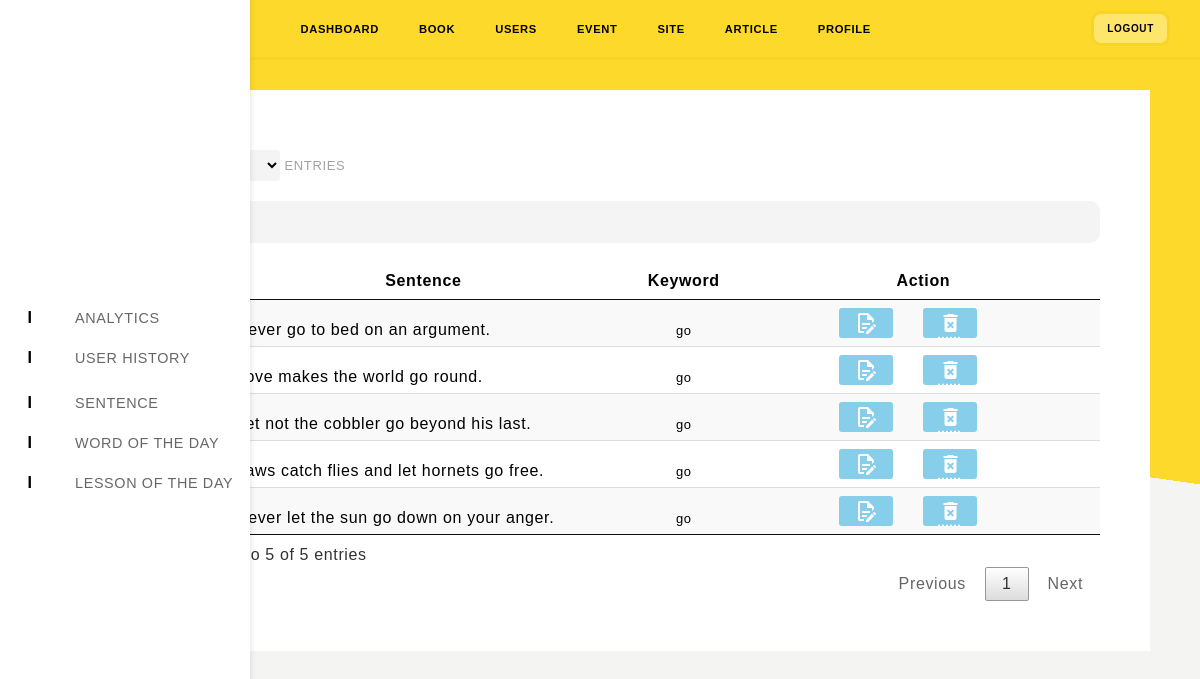
The page /office/sentence_table.php on the database its author committed.
### tables this page shows
CREATE TABLE `site_sentence` (
  `sentence_id` int(11) NOT NULL,
  `sentence` varchar(250) DEFAULT NULL,
  `keyword` varchar(250) NOT NULL
);

### office/sentence_table.php (the view, shortened to what this page needs)
<!DOCTYPE html>
<html>
<?php
	include 'head.php';
?>
<body>
<div class="container">
<?php
	include 'sidebar.php';
?>
<div class="main-wrapper">
	<?php
		include 'header.php';
	?>
	<div class="wod-table">
	<table id="sentence_table" class="display">
    <thead>
    <tr>
        <th>Sentence</th>
        <th>Keyword</th>
        <th>Action</th>
    </tr>
    </thead>
    <tbody>
    <?php
	    require 'config/database.php';
		$sql = "SELECT * FROM site_sentence";
		$execute = $db->query($sql);
	    $a = 1;
	    while ($sentence = $execute->fetch_assoc()) {
    ?>
    <tr>
        <td><?php echo $a++;?></td>
        <td><?php echo $sentence["sentence"];?></td>
        <td><?php echo $sentence["keyword"];?></td>
        <td class="table-action">
            <span style="margin-right: 30px;">
            	<abbr title="Edit">
            	<a href=".php?edit_id=<?php echo $wod["id"]; ?>">
            	</a>
            	</abbr>
            </span>
            <span style="margin-right: 30px;">
            	<abbr title="Delete">
            	<a href="lesson_table.php?del_id=<?php echo $wod["id"]; ?>" class="delete" data-confirm="Hapus data ini?">
            		<i class="material-icons">
					</i>
				</a>
            	</abbr>
            </span>
        </td>
    </tr>
    <?php
    	}
    ?>
    </tbody>
	</table>
	</div>
</div>
</div>
</body>
</html>

### office/assets/css/desktop-style.css (style rules this page uses)
* { box-shadow: var(--box-x, 0) var(--box-y, 0) var(--box-blur) var(--box-scale, 0) var(--box-color, transparent); }
body { font-family: 'Helvetica'; background-color: white; }
.container { background-color: #F4F4F2; }
a { text-decoration: none; color: inherit; }
form h1, h3, div, label, input { width: 100%; }
.main-wrapper { width: 100%; height: 100vh; position: relative; padding-left: 60px; background-image: linear-gradient( 8deg, rgba(0,0,0,0) 50%, #FDD92B 50%); }
abbr { opacity: 1; }
.wod-table { width: 100%; padding: 30px 50px; }
.wod-table .table-action { display: flex; justify-content: center; }
.wod-table tr td span { display: block; border-radius: 3px; margin-right: 10px; height: 30px; line-height: 35px; color: white; font-weight: bold; cursor: pointer; background-color: skyblue; }
.wod-table tr td span a { display: flex; padding: 0 15px; height: 30px; font-style: italic; align-items: center; }
table.dataTable { width: 100%; margin: 0 auto; clear: both; border-collapse: separate; border-spacing: 0; }
table.dataTable thead th, table.dataTable tfoot th { font-weight: bold; }
table.dataTable thead th, table.dataTable thead td { padding: 10px 18px; border-bottom: 1px solid #111111; }
table.dataTable thead .sorting, table.dataTable thead .sorting_asc, table.dataTable thead .sorting_desc, table.dataTable thead .sorting_asc_disabled, table.dataTable thead .sorting_desc_disabled { cursor: pointer; *cursor: hand; background-repeat: no-repeat; background-position: center right; }
table.dataTable thead .sorting { background-image: url("../images/sort_both.png"); }
table.dataTable tbody tr { background-color: white; }
table.dataTable tbody th, table.dataTable tbody td { padding: 8px 10px; }
table.dataTable.row-border tbody th, table.dataTable.row-border tbody td, table.dataTable.display tbody th, table.dataTable.display tbody td { border-top: 1px solid #dddddd; }
table.dataTable.row-border tbody tr:first-child th, table.dataTable.row-border tbody tr:first-child td, table.dataTable.display tbody tr:first-child th, table.dataTable.display tbody tr:first-child td { border-top: none; }
table.dataTable.stripe tbody tr.odd, table.dataTable.display tbody tr.odd { background-color: #f9f9f9; }
table.dataTable.order-column tbody tr > .sorting_1, table.dataTable.order-column tbody tr > .sorting_2, table.dataTable.order-column tbody tr > .sorting_3, table.dataTable.display tbody tr > .sorting_1, table.dataTable.display tbody tr > .sorting_2, table.dataTable.display tbody tr > .sorting_3 { background-color: #f9f9f9; }
table.dataTable.display tbody tr.odd > .sorting_1, table.dataTable.order-column.stripe tbody tr.odd > .sorting_1 { background-color: #f1f1f1; }
table.dataTable.display tbody tr.even > .sorting_1, table.dataTable.order-column.stripe tbody tr.even > .sorting_1 { background-color: #f9f9f9; }
table.dataTable.no-footer { border-bottom: 1px solid #111111; }
table.dataTable, table.dataTable th, table.dataTable td { box-sizing: content-box; }
#sentence_table tr td:nth-child(1) { text-align: center; font-weight: bold; }
#sentence_table tr td:nth-child(3) { text-align: center; font-size: 13px; }
#sentence_table tr td:nth-child(4) { text-align: center; font-size: 13px; }

### rows shown on the page
site_sentence: sentence "Never go to bed on an argument.", keyword "go"
site_sentence: sentence "Love makes the world go round.", keyword "go"
site_sentence: sentence "Let not the cobbler go beyond his last.", keyword "go"
site_sentence: sentence "Laws catch flies and let hornets go free.", keyword "go"
site_sentence: sentence "Never let the sun go down on your anger.", keyword "go"
